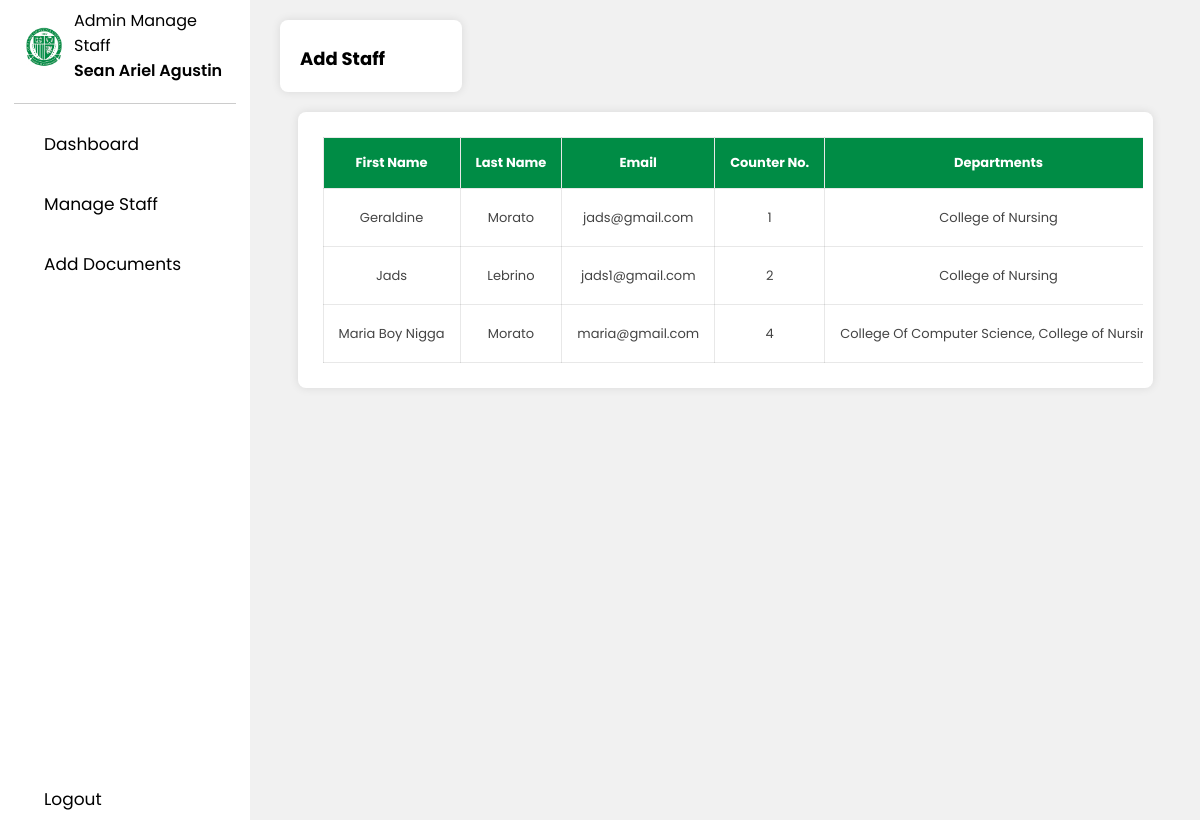
The page /admin_manage.php (signed in) on the database its author committed.
### tables this page shows
CREATE TABLE `users` (
  `id` int(11) NOT NULL,
  `first_name` varchar(50) NOT NULL,
  `last_name` varchar(50) NOT NULL,
  `email` varchar(100) NOT NULL,
  `password` varchar(255) NOT NULL,
  `role` enum('admin','staff','user') NOT NULL,
  `department_id` int(11) DEFAULT NULL,
  `counter_no` int(11) DEFAULT NULL COMMENT 'Counter/Teller number for staff'
);

### admin_manage.php (the view, shortened to what this page needs)
<?php
include('db.php');
$user_email = $_SESSION['user_email'];
$stmt = $pdo->prepare("SELECT first_name, last_name, role FROM users WHERE email = :email");
$stmt->execute(['email' => $user_email]);
$user = $stmt->fetch(PDO::FETCH_ASSOC);
$user_name = $user['first_name'] . ' ' . $user['last_name'];
$staffResult = $pdo->query("
    SELECT u.id, u.first_name, u.last_name, u.email, u.counter_no,
           GROUP_CONCAT(d.name SEPARATOR ', ') AS departments
    FROM users u
    LEFT JOIN staff_departments sd ON u.id = sd.staff_id
    LEFT JOIN departments d ON sd.department_id = d.id
    WHERE u.role = 'staff'
    GROUP BY u.id
")->fetchAll(PDO::FETCH_ASSOC);
?>
<!DOCTYPE html>
<html lang="en">
<head>
<link rel="stylesheet" href="admin_manage.css">
<link href='https://unpkg.com/boxicons@2.1.4/css/boxicons.min.css' rel='stylesheet'>
</head>
<body>
<nav class="sidebar">
    <header>
        <div class="image-text">
            <span class="image">
                <img src="assets/fatimalogo.jpg" alt="logo">
            </span>
            <div class="text header-text">
                <span class="profession">Admin Manage Staff</span>
                <span class="name"><?php echo htmlspecialchars($user_name); ?></span>
            </div>
        </div>
        <hr>
    </header>
    <div class="menu-bar">
        <div class="menu">
            <ul class="menu-links">
                <li class="nav-link"><a href="admin_dashboard.php" class="tablinks">Dashboard</a></li>
                <li class="nav-link"><a href="admin_manage.php" class="tablinks">Manage Staff</a></li>
                <li class="nav-link"><a href="admin_documents.php" class="tablinks">Add Documents</a></li>
            </ul>
        </div>
        <div class="bottom-content">
            <li class="nav-link"><a href="logout_user.php" class="tablinks">Logout</a></li>
        </div>
    </div>
</nav>
<section class="home" id="home-section">
    <div class="stats-container">
        <div class="stat" id="addStaffContainer">
            <div class="stat-content">
                <h3>Add Staff</h3>
            </div>
        </div>
    </div>
<div class="table-container">
    <div class="table_responsive">
        <table>
            <thead>
                <tr>
                    <th>First Name</th>
                    <th>Last Name</th>
                    <th>Email</th>
                    <th>Counter No.</th>
                    <th>Departments</th>
                </tr>
            </thead>
            <tbody>
                <?php if(count($staffResult) > 0): ?>
                    <?php foreach($staffResult as $row): ?>
                        <tr data-id="<?= $row['id']; ?>"
                            data-firstname="<?= htmlspecialchars($row['first_name']); ?>"
                            data-lastname="<?= htmlspecialchars($row['last_name']); ?>"
                            data-email="<?= htmlspecialchars($row['email']); ?>"
                            data-counter="<?= htmlspecialchars($row['counter_no'] ?? ''); ?>"
                            data-departments="<?= htmlspecialchars($row['departments'] ?? ''); ?>">
                            <td><?= htmlspecialchars($row['first_name']); ?></td>
                            <td><?= htmlspecialchars($row['last_name']); ?></td>
                            <td><?= htmlspecialchars($row['email']); ?></td>
                            <td><?= htmlspecialchars($row['counter_no'] ?? '-'); ?></td>
                            <td><?= htmlspecialchars($row['departments'] ?? '-'); ?></td>
                        </tr>
                    <?php endforeach; ?>
                <?php else: ?>
                    <tr><td colspan="6">No staff found</td></tr>
                <?php endif; ?>
            </tbody>
        </table>
    </div>
</div>
</body>
</html>

### admin_manage.css (style rules this page uses)
* { font-family: 'Poppins', sans-serif; margin: 0; padding: 0; box-sizing: border-box; }
:root { --body-color: #f1f1f1; --sidebar-color: #FFF; --primary-color: #fff; --secondary-color: #000; --second-background: #181818; --accent-color: #008c45; --seond-accent-color: #008c45; --tran-02: all 0.2s ease; --tran-03: all 0.3s ease; --tran-04: all 0.4s ease; --tran-05: all 0.5s ease; }
body { height: 100vh; justify-content: center; align-items: center; background: var(--body-color); transition: var(--tran-05); }
.sidebar { position: fixed; top: 0; left: 0; height: 100%; width: 250px; padding: 10px 14px; background: var(--sidebar-color); transition: var(--tran-05); z-index: 100; }
.sidebar .image { min-width: 60px; display: flex; align-items: center; justify-content: center; }
.sidebar li { height: 50px; margin-top: 10px; list-style: none; display: flex; align-items: center; }
.tablinks { display: flex; align-items: center; color: var(--text-color); background: transparent; border: none; outline: none; padding: 10px 1px; font-size: 17px; cursor: pointer; transition: background var(--tran-02), color var(--tran-02); width: 250px; height: 50px; border-radius: 8px; }
.sidebar header { position: relative; }
.sidebar .image-text img { width: 40px; border-radius: 6px; }
.sidebar header .image-text { display: flex; align-items: center; }
header .image-text .header-text { display: flex; flex-direction: column; }
.header-text .name { font-weight: 600; }
.header-text .profession { margin-top: -2px; }
.sidebar .menu { margin-top: -15px; }
.sidebar li a { height: 100%; width: 100%; display: flex; align-items: center; text-decoration: none; border-radius: 6px; padding-left: 30px; }
.sidebar .menu-bar { height: calc(100% - 50px); display: flex; flex-direction: column; justify-content: space-between; }
.home { position: relative; height: 100vh; left: 250px; width: calc(100% - 250px); transition: var(--tran-05); background: var(--body-color); }
hr { border: none; height: 1px; background-color: #ccc; margin: 20px 0; }
.bottom-content .nav-link { margin-top: -100px; }
.stats-container { display: flex; justify-content: space-between; margin: 20px 20px; position: relative; flex-wrap: wrap; }
.stat { color: black; justify-content: space-between; align-items: center; background-color: #fff; border-radius: 8px; padding: 20px; box-shadow: 0px 0px 10px rgba(0, 0, 0, 0.1); transition: background 0.5s ease; margin: 0 10px; position: relative; overflow: hidden; width: 20%; }
.stat-content { text-align: left; z-index: 1; position: relative; }
.stat::after { content: ""; position: absolute; top: 0; left: -100%; height: 100%; width: 100%; background: linear-gradient(to right, var(--accent-color), transparent); transition: left 0.5s; z-index: 0; }
.stat-content h3 { font-size: 18px; margin: 5px 0 0 0; }
.table_responsive { width: 100%; padding: 15px; overflow: auto; margin: 0 auto; box-sizing: border-box; }
table { width: 100%; font-size: 13px; text-align: center; color: #444; white-space: nowrap; border-collapse: collapse; }
table>thead { background-color: var(--accent-color); color: #fff; }
table>thead th { padding: 15px; width: auto; }
table th { width: auto; }
table th, table td { border: 1px solid #00000017; padding: 10px 15px; position: relative; }
table>tbody>tr { background-color: #fff; transition: 0.3s ease-in-out; }
.table-container { display: flex; color: black; justify-content: center; align-items: center; background-color: #fff; border-radius: 8px; padding: 10px; box-shadow: 0px 0px 10px rgba(0, 0, 0, 0.1); transition: background 0.5s ease; margin: 0 auto; margin-bottom: 20px; position: relative; overflow: hidden; width: 90%; box-sizing: border-box; }

### rows shown on the page
users: user_name "Sean Ariel Agustin"
users: first_name "Geraldine", last_name "Morato", email "jads@gmail.com", counter_no "1", departments "College of Nursing"
users: first_name "Jads", last_name "Lebrino", email "jads1@gmail.com", counter_no "2", departments "College of Nursing"
users: first_name "Maria Boy Nigga", last_name "Morato", email "maria@gmail.com", counter_no "4", departments "College Of Computer Science, College of…"
